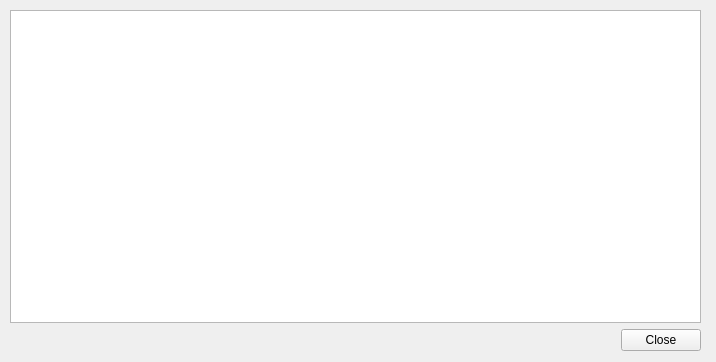
<?xml version="1.0" encoding="UTF-8"?>
<ui version="4.0">
 <class>Form</class>
 <widget class="QWidget" name="Form">
  <property name="geometry">
   <rect>
    <x>0</x>
    <y>0</y>
    <width>716</width>
    <height>362</height>
   </rect>
  </property>
  <property name="windowTitle">
   <string>Form</string>
  </property>
  <widget class="QWidget" name="">
   <property name="geometry">
    <rect>
     <x>10</x>
     <y>10</y>
     <width>691</width>
     <height>341</height>
    </rect>
   </property>
   <layout class="QGridLayout" name="gridLayout">
    <item row="1" column="1">
     <widget class="QPushButton" name="closeButton">
      <property name="text">
       <string>Close</string>
      </property>
     </widget>
    </item>
    <item row="1" column="0">
     <spacer name="horizontalSpacer">
      <property name="orientation">
       <enum>Qt::Horizontal</enum>
      </property>
      <property name="sizeHint" stdset="0">
       <size>
        <width>40</width>
        <height>20</height>
       </size>
      </property>
     </spacer>
    </item>
    <item row="0" column="0" colspan="2">
     <widget class="QTableWidget" name="table"/>
    </item>
   </layout>
  </widget>
 </widget>
 <resources/>
 <connections/>
</ui>
